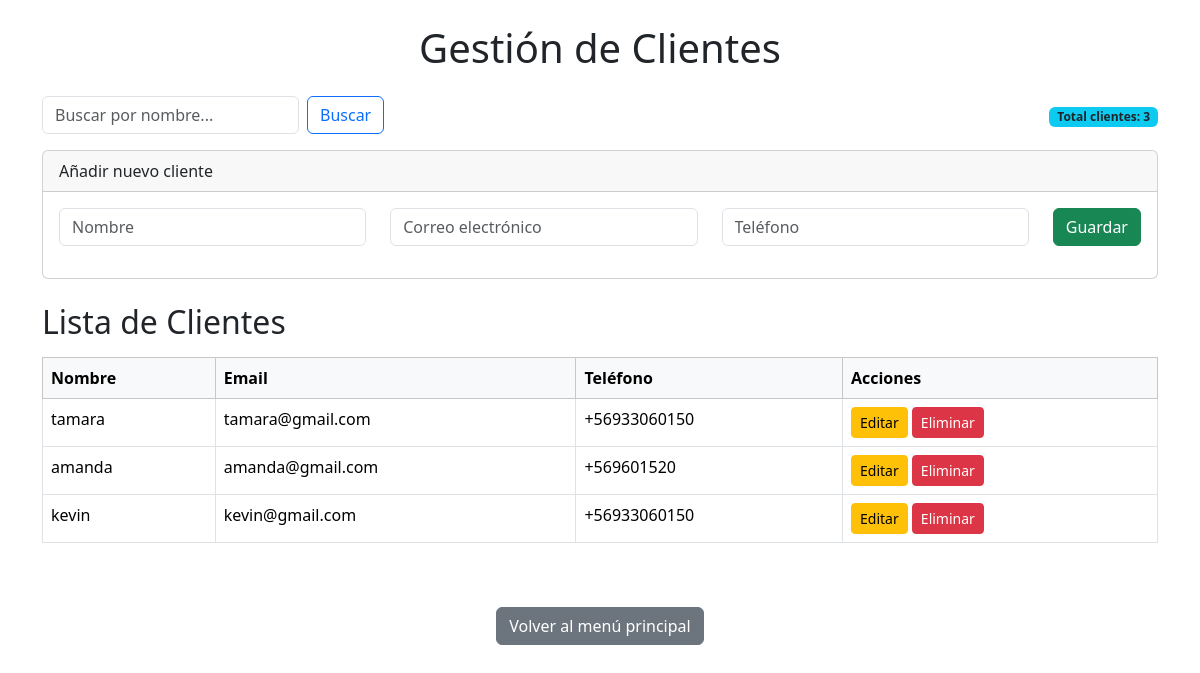
/clientes/, run on the app's committed database.
### Clientes/models.py (models this page shows, shortened)
class Cliente(models.Model):
    nombre = models.CharField(max_length=100)
    email = models.EmailField(unique=True)
    telefono = models.CharField(max_length=15, blank=True, null=True)

### Clientes/views.py (the view)
# urls.py: path('', views.lista_clientes, name='lista_clientes'),
def lista_clientes(request):
    consulta = request.GET.get('buscar', '')
    if consulta:
        clientes = Cliente.objects.filter(nombre__icontains=consulta)
    else:
        clientes = Cliente.objects.all()
    total = clientes.count()
    return render(request, 'Clientes/gestion_clientes.html', {
        'clientes': clientes,
        'total': total,
        'consulta': consulta
    })

### Clientes/templates/Clientes/gestion_clientes.html (shortened to what this page needs)
{% load static %}
<!DOCTYPE html>
<html lang="es">
<head>
    <link href="https://cdn.jsdelivr.net/npm/bootstrap@5.3.2/dist/css/bootstrap.min.css" rel="stylesheet" />
</head>
<body>
<div class="container py-4">
    <h1 class="mb-4 text-center">Gestión de Clientes</h1>
<div class="d-flex justify-content-between align-items-center mb-3">
    <form class="d-flex" method="get">
        <input type="text" name="buscar" value="{{ consulta }}" class="form-control me-2" placeholder="Buscar por nombre...">
        <button type="submit" class="btn btn-outline-primary"> Buscar</button>
    </form>
    <div>
        <span class="badge bg-info text-dark">Total clientes: {{ total }}</span>
    </div>
</div>
    <div class="card mb-4">
        <div class="card-header">Añadir nuevo cliente</div>
        <div class="card-body">
            <form method="post" action="{% url 'crear_cliente' %}">
                <div class="row mb-3">
                    <div class="col">
                        <input type="text" name="nombre" class="form-control" placeholder="Nombre" required>
                    </div>
                    <div class="col">
                        <input type="email" name="email" class="form-control" placeholder="Correo electrónico" required>
                    </div>
                    <div class="col">
                        <input type="text" name="telefono" class="form-control" placeholder="Teléfono">
                    </div>
                    <div class="col-auto">
                        <button type="submit" class="btn btn-success">Guardar</button>
                    </div>
                </div>
            </form>
        </div>
    </div>
    <h2 class="mb-3">Lista de Clientes</h2>
    <table class="table table-hover table-bordered">
        <thead class="table-light">
            <tr>
                <th>Nombre</th>
                <th>Email</th>
                <th>Teléfono</th>
                <th>Acciones</th>
            </tr>
        </thead>
        <tbody>
            {% for cliente in clientes %}
            <tr>
                <td>{{ cliente.nombre }}</td>
                <td>{{ cliente.email }}</td>
                <td>{{ cliente.telefono }}</td>
                <td>
                    <a href="{% url 'editar_cliente' cliente.id %}" class="btn btn-sm btn-warning">Editar</a>
                    <a href="{% url 'eliminar_cliente' cliente.id %}" class="btn btn-sm btn-danger"
                       onclick="return confirm('¿Estás seguro de que deseas eliminar este cliente?');">Eliminar</a>
                </td>
            </tr>
            {% endfor %}
        </tbody>
    </table>
</div>
<div class="mt-4 text-center">
    <a href="{% url 'dashboard' %}" class="btn btn-secondary">
         Volver al menú principal
    </a>
</div>
</body>
</html>

### data on the page
Cliente: nombre "tamara", email "tamara@gmail.com", telefono "+56933060150"
Cliente: nombre "amanda", email "amanda@gmail.com", telefono "+569601520"
Cliente: nombre "kevin", email "kevin@gmail.com", telefono "+56933060150"

### other printed values
{{ total }} "3"
